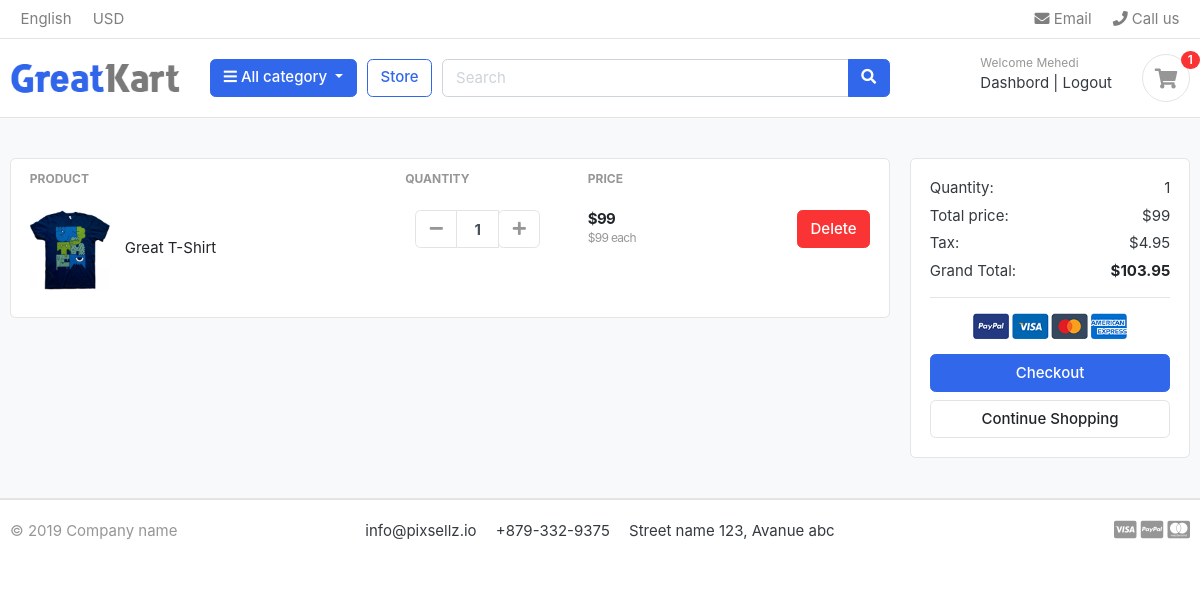
Page /cart/ (signed in) on the earlier database version.
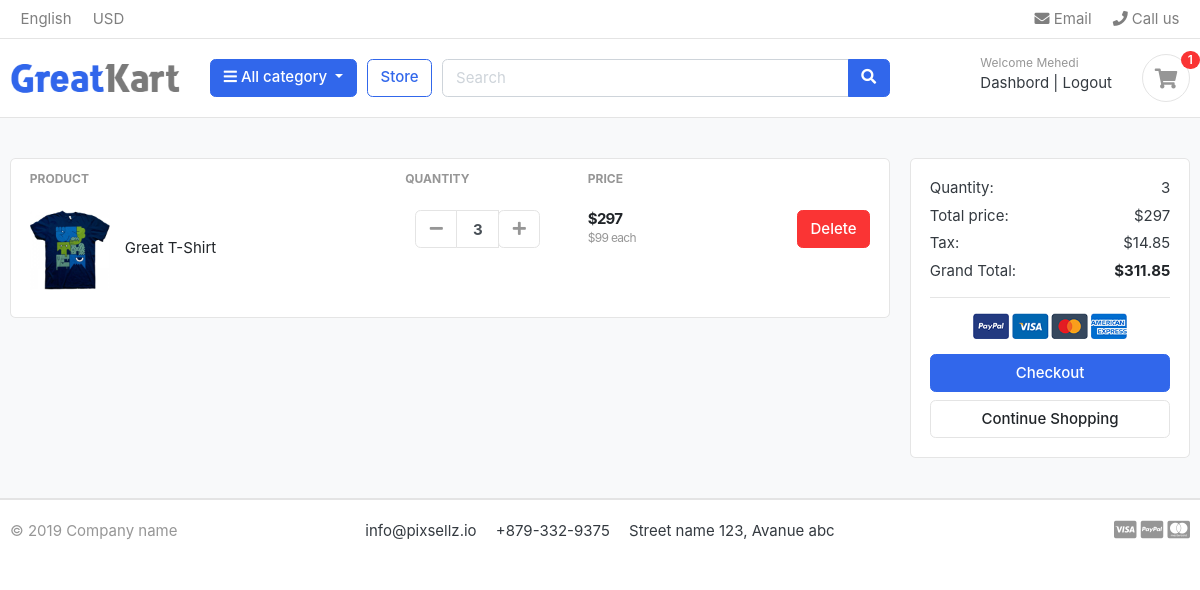
Same page on the later database version.
### carts/models.py (models this page shows, shortened)
class Cart_Item(models.Model):
    product = models.ForeignKey(Products, on_delete=models.CASCADE)
    cart = models.ForeignKey(
        Cart, related_name='cart_items', on_delete=models.CASCADE, null=True)
    quantity = models.IntegerField()
    variation = models.ManyToManyField(Variation, blank=True)
    is_active = models.BooleanField(default=True)
    user = models.ForeignKey(Accounts, on_delete=models.CASCADE, null=True)
    class Meta:
        ordering = ['-product']
        verbose_name = 'cart item'
        verbose_name_plural = 'cart items'

### store/models.py (models this page shows, shortened)
class Products(models.Model):
    product_name = models.CharField(max_length=200, unique=True)
    slug = models.SlugField(max_length=200, unique=True)
    description = models.TextField(max_length=500, blank=True)
    price = models.IntegerField()
    images = models.ImageField(upload_to="photos/products")
    stock = models.IntegerField()
    is_available = models.BooleanField(default=True)
    category = models.ForeignKey(Category, on_delete=models.CASCADE)
    created_date = models.DateTimeField(auto_now_add=True)
    modified_date = models.DateTimeField(auto_now=True)
    class Meta:
        verbose_name = 'product'
        verbose_name_plural = 'products'
    def get_absolute_url(self):
        return reverse('product_details', args=[self.category.slug, self.slug])

### carts/views.py (the view)
# urls.py: path('', CartView, name='cart'),
def CartView(request):
    total = 0
    quantity = 0
    tax = 0
    grand_total = 0
    cart_items = {}
    try:
        if request.user.is_authenticated:
            cart_items = Cart_Item.objects.filter(user=request.user)
        else:
            cart = Cart.objects.get(cart_id=_get_cart_id(request))
            cart_items = cart.cart_items.all()
        for item in cart_items:
            total += (item.product.price * item.quantity)
            quantity += item.quantity
    except ObjectDoesNotExist:
        pass
    tax = (5*total)/100
    grand_total = tax + total
    context = {
        'total': total,
        'quantity': quantity,
        'cart_items': cart_items,
        'tax': tax,
        'grand_total': grand_total
    }
    return render(request, "cart.html", context)

### category/models.py (called while the page is built)
    def get_absolute_url(self):
        return reverse('product_by_category', args=[self.slug])

### context/cart.py (called while the page is built)
def cart_items_count(request):
    try:
        if request.user.is_authenticated:
            return dict(cart_items_count=Cart_Item.objects.filter(user=request.user).count())
        else:
            cart = Cart.objects.get(cart_id=_get_cart_id(request))
            return dict(cart_items_count=cart.cart_items.count())
    except ObjectDoesNotExist:
        return dict(cart_items_count=0)

### context/category.py (called while the page is built)
def category_link(request):
    links = Category.objects.all()
    return dict(links=links)

### templates/cart.html (shortened to what the changed rows need)
{% extends 'base.html' %} {% block content %} {% load static %}
<section class="section-content padding-y bg">
    <div class="container">
        <div class="row">
            <aside class="col-lg-9">
                <div class="card">
                    <table class="table table-borderless table-shopping-cart">
                        <thead class="text-muted">
                            <tr class="small text-uppercase">
                                <th scope="col">Product</th>
                                <th scope="col" width="120">Quantity</th>
                                <th scope="col" width="120">Price</th>
                                <th
                                    scope="col"
                                    class="text-right"
                                    width="200"
                                ></th>
                            </tr>
                        </thead>
                        <tbody>
                            {% for item in cart_items %}
                            <tr>
                                <td>
                                    <figure class="itemside align-items-center">
                                        <div class="aside">
                                            <img
                                                src="{{ item.product.images.url }}"
                                                class="img-sm"
                                            />
                                        </div>
                                        <figcaption class="info">
                                            <a href="{{ item.product.get_absolute_url }}" class="title text-dark"
                                                >{{ item.product.product_name }}</a
                                            >
                                        </figcaption>
                                    </figure>
                                </td>
                                <td>
                                    <div class="col">
                                        <div class="input-group input-spinner">
                                            <div class="input-group-prepend">
                                                <a
                                                    class="btn btn-light"
                                                    href="{% url 'remove_to_cart' item.product.id item.id %}"
                                                    id="button-plus"
                                                >
                                                    <i class="fa fa-minus"></i>
                                                </a>
                                            </div>
                                            <input
                                                type="text"
                                                class="form-control"
                                                value="{{ item.quantity }}"
                                            />
                                            <div class="input-group-append">
                                                <form action="{% url 'add_to_cart' item.product.id %}" method="POST">
                                                    <button
                                                        type="submit"
                                                        class="btn btn-light"
                                                        id="button-minus"
                                                    >
                                                        <i class="fa fa-plus"></i>
                                                    </button>
                                                </form>
                                            </div>
                                        </div>
                                    </div>
                                </td>
                                <td>
                                    <div class="price-wrap">
                                        <var class="price">${% widthratio item.product.price 1 item.quantity %}</var>
                                        <small class="text-muted">
                                            ${{ item.product.price }} each
                                        </small>
                                    </div>
                                </td>
                                <td class="text-right">
                                    <a href="{% url 'delete_to_cart' item.id %}" class="btn btn-danger">
                                        Delete</a
                                    >
                                </td>
                            </tr>
                            {% endfor %}
                        </tbody>
                    </table>
                </div>
            </aside>
            <aside class="col-lg-3">
                <div class="card">
                    <div class="card-body">
                        <dl class="dlist-align">
                            <dt>Quantity:</dt>
                            <dd class="text-right">{{ quantity }}</dd>
                        </dl>
                        <dl class="dlist-align">
                            <dt>Total price:</dt>
                            <dd class="text-right">${{ total }}</dd>
                        </dl>
                        <dl class="dlist-align">
                            <dt>Tax:</dt>
                            <dd class="text-right">${{ tax }}</dd>
                        </dl>
                        <dl class="dlist-align">
                            <dd class="text-right text-dark b">
                                <strong>${{ grand_total }}</strong>
                            </dd>
                        </dl>
                    </div>
                </div>
            </aside>
        </div>
    </div>
</section>
{% endblock %}

Differences in the rows shown:
changed Cart_Item "Great T-Shirt": quantity "1" → "3"; product+quantity "99" → "297"
Other differences:
{{ quantity }}: "1" → "3"
{{ total }}: "99" → "297"
{{ tax }}: "4.95" → "14.85"
{{ grand_total }}: "103.95" → "311.85"
